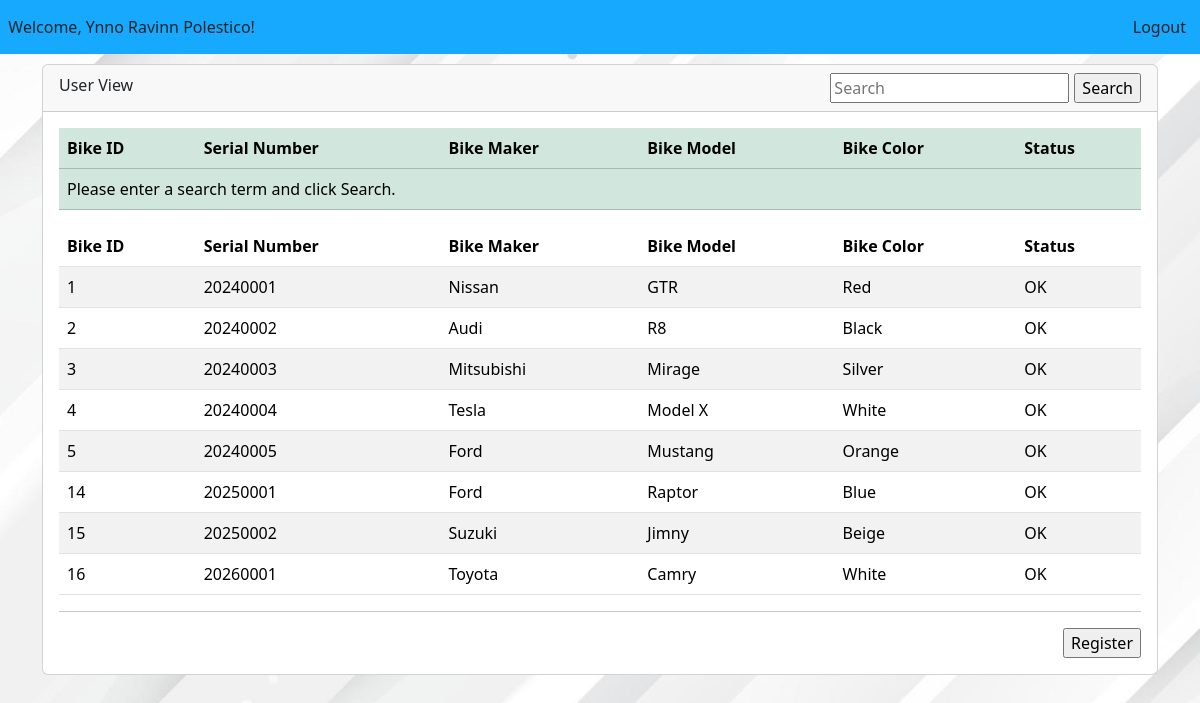
The page /user_view.php (signed in) on the database its author committed.
### tables this page shows
CREATE TABLE `user_tbl` (
  `col_userid` int NOT NULL,
  `col_username` varchar(100) NOT NULL,
  `col_password` varchar(100) NOT NULL,
  `col_name` varchar(100) DEFAULT NULL,
  `col_contact` bigint DEFAULT NULL,
  `col_address` varchar(100) DEFAULT NULL,
  `col_privilege` int NOT NULL
);

CREATE TABLE `bike_tbl` (
  `col_bikeid` int NOT NULL,
  `col_ownerid` int NOT NULL,
  `col_serialnumber` int NOT NULL,
  `col_maker` varchar(100) NOT NULL,
  `col_model` varchar(100) NOT NULL,
  `col_color` varchar(100) NOT NULL,
  `col_bikestatus` int NOT NULL
);

CREATE TABLE `status_tbl` (
  `col_statusid` int NOT NULL,
  `col_status` varchar(11) NOT NULL
);

### user_query_db.php (called while the page is built, shortened)
<?php
    include ('db.php');
    $u_id = $_SESSION['g_userid'];
    $sql = "SELECT * FROM bikedb.user_tbl
            RIGHT JOIN bikedb.bike_tbl ON user_tbl.col_userid = bike_tbl.col_ownerid
            RIGHT JOIN bikedb.status_tbl ON bike_tbl.col_bikestatus = status_tbl.col_statusid
            WHERE user_tbl.col_userid = '$u_id'";
    $result = mysqli_query($conn,$sql);
?>

### user_view.php (the view, shortened to what this page needs)
<!DOCTYPE html>
<html>
    <head>
        <link href="bootstrap.css" rel="stylesheet">
    </head>
    <body style="background-image: url('../bikeregistration/images/background.jpg'); background-repeat: no-repeat;background-size: cover;">
    <nav class="navbar navbar-expand-sm" style="background-color: #17A9FD;">
        &nbsp; Welcome, <?php echo $_SESSION['g_fullname'] ?>!
		<div style="margin: 0 1px 0 auto">
			<form action="login.php">
				<input type="submit" name="logout" class="btn btn-primaryton" value="Logout">
			</form>
		</div>
	</nav>
        <div class="container">
            <div class="row">
                <div class="col-12">
                    <div class="card" style="margin-top: 10px;">
                        <div class="card-header">
                            <form action="user_search_db.php" method="POST">
                            User View
                                <input type="submit" name="b_search" value="Search" style="float: right;" >
                                <input type="text" name="u_search" placeholder="Search" style="float: right; margin-right:5px" required>
                            </form>
                        </div>
                        <div class="card-body" style="max-height: 800px;min-height:20px; overflow:auto;">
                            <table class="table table-success" >
                                <thead class="thead-dark">
                                        <tr>
                                            <th>Bike ID</th>
                                            <th>Serial Number</th>
                                            <th>Bike Maker</th>
                                            <th>Bike Model</th>
                                            <th>Bike Color</th>
                                            <th>Status</th>
                                        </tr>
                                    </thead>
                                <tbody>
                                    <?php
                                    if (isset($_GET['results'])) {
                                        $results = json_decode($_GET['results'], true);
                                        if (count($results) > 0) {
                                            foreach ($results as $row) {
                                                echo "<tr>";
                                                    echo "<td>" . $row['col_bikeid'] . "</td>";
                                                    echo "<td>" . $row['col_serialnumber'] . "</td>";
                                                    echo "<td>" . $row['col_maker'] . "</td>";
                                                    echo "<td>" . $row['col_model'] . "</td>";
                                                    echo "<td>" . $row['col_color'] . "</td>";
                                                    echo "<td>" . $row['col_status'] . "</td>";
                                                echo "</tr>";
                                            }
                                        } else {
                                            echo "<tr><td colspan='7'>No results found!</td></tr>";
                                        }
                                    } else {
                                        echo "<tr><td colspan='7'>Please enter a search term and click Search.</td></tr>";
                                    }
                                    ?>
                                    </tbody>
                            </table>
                            <table class="table table-striped">
                                <thead class="thead-dark">
                                    <tr>
                                        <th>Bike ID</th>
                                        <th>Serial Number</th>
                                        <th>Bike Maker</th>
                                        <th>Bike Model</th>
                                        <th>Bike Color</th>
                                        <th>Status</th>
                                    </tr>
                                </thead>
                                <tbody>
                                    <?php
                                    require_once('user_query_db.php');
                                    if (mysqli_num_rows($result) > 0) {
                                        while ($row = mysqli_fetch_assoc($result)) {
                                        echo "<tr>";
                                            echo "<td>" . $row['col_bikeid'] . "</td>";
                                            echo "<td>" . $row['col_serialnumber'] . "</td>";
                                            echo "<td>" . $row['col_maker'] . "</td>";
                                            echo "<td>" . $row['col_model'] . "</td>";
                                            echo "<td>" . $row['col_color'] . "</td>";
                                            echo "<td>" . $row['col_status'] . "</td>";
                                        echo "</tr>";
                                        }
                                    } else {
                                        echo "<tr><td colspan='7'><p style='color:red; text-align:center;'>No Data Has Been Found!</p></td></tr>";
                                    }
                                    ?>
                                </tbody>
                            </table>
                            <hr>
                            <form action="user_b_registration_view.php" method="POST">
                                <input type="submit" name="b_register" value="Register" style="float: right;">
                            </form>
                        </div>
                    </div>
                </div>
            </div>
        </div>
    </body>
</html>

### rows shown on the page
user_tbl: bike_tbl.col_bikeid "1", bike_tbl.col_serialnumber "20240001", bike_tbl.col_maker "Nissan", bike_tbl.col_model "GTR", bike_tbl.col_color "Red", status_tbl.col_status "OK", bike_tbl.col_bikeid "2", bike_tbl.col_serialnumber "20240002", bike_tbl.col_maker "Audi", bike_tbl.col_model "R8", bike_tbl.col_color "Black", bike_tbl.col_bikeid "3", bike_tbl.col_serialnumber "20240003", bike_tbl.col_maker "Mitsubishi", bike_tbl.col_model "Mirage", bike_tbl.col_color "Silver", bike_tbl.col_bikeid "4", bike_tbl.col_serialnumber "20240004", bike_tbl.col_maker "Tesla", bike_tbl.col_model "Model X", bike_tbl.col_color "White", bike_tbl.col_bikeid "5", bike_tbl.col_serialnumber "20240005", bike_tbl.col_maker "Ford", bike_tbl.col_model "Mustang", bike_tbl.col_color "Orange", bike_tbl.col_bikeid "14", bike_tbl.col_serialnumber "20250001", bike_tbl.col_model "Raptor", bike_tbl.col_color "Blue", bike_tbl.col_bikeid "15", bike_tbl.col_serialnumber "20250002", bike_tbl.col_maker "Suzuki", bike_tbl.col_model "Jimny", bike_tbl.col_color "Beige", bike_tbl.col_bikeid "16", bike_tbl.col_serialnumber "20260001", bike_tbl.col_maker "Toyota", bike_tbl.col_model "Camry"

### other values the page prints
$_SESSION['g_fullname'] "Ynno Ravinn Polestico"
